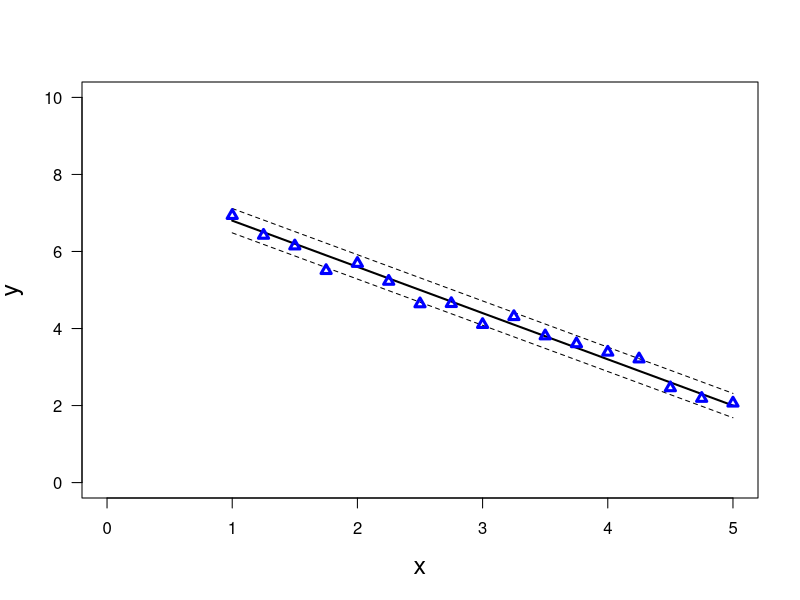

Generate this figure with R:
print('file: D1-LSdataSE.R')
# generate & plot mean of artifical data (with respect to y) & +- standard error of the mean
beta0 = 8; beta = -1.2 # true intercept & slope
sigma = 1              # true standard deviation of normal noise
# ----------- generate data (begin)
set.seed(1953)                       # set seed for random number generators
x = seq(1,5,0.25); Lx = length(x)    # non-stochastic (uncertainty = 0)
Lr = 10                              # number of data for each x-value ('replicates')
se = sigma/sqrt(Lr); print(c(round(se,4),'standard error'))
y = matrix(data=NA,nrow=Lx,ncol=Lr)  # Lx x Lr = 17 x 10 matrix
for(k in 1:Lx) y[k,] = beta0+beta*x[k]+sigma*rnorm(Lr) # additive normal noise
# ----------- generate data (end)
ymean = numeric(Lx); for(k in 1:Lx) ymean[k] = mean(y[k,])  # mean y-values
ypse = beta0+beta*x+se; ymse = beta0+beta*x-se
yexact = beta0+beta*x
# png('SLFartifialSE220308.png',width=16,height=12,units='cm',res=300)
plot(x,ypse,type='l',lty=2,lwd=1,col='black',ylim=c(0,10),      # plot exact line plus SE
     xlim=c(0,max(x)), xlab='x',ylab='y',las=1,pch=24,cex.lab=1.5)
lines(x,ymse,col='black',lwd=1,lty=2)                           # plot exact line minus SE
lines(x,yexact,col='black',lwd=2)                               # plot exact line 
points(x,ymean,lwd=3,col='blue',cex=1,pch=24)                   # plot mean y-values
# dev.off()
